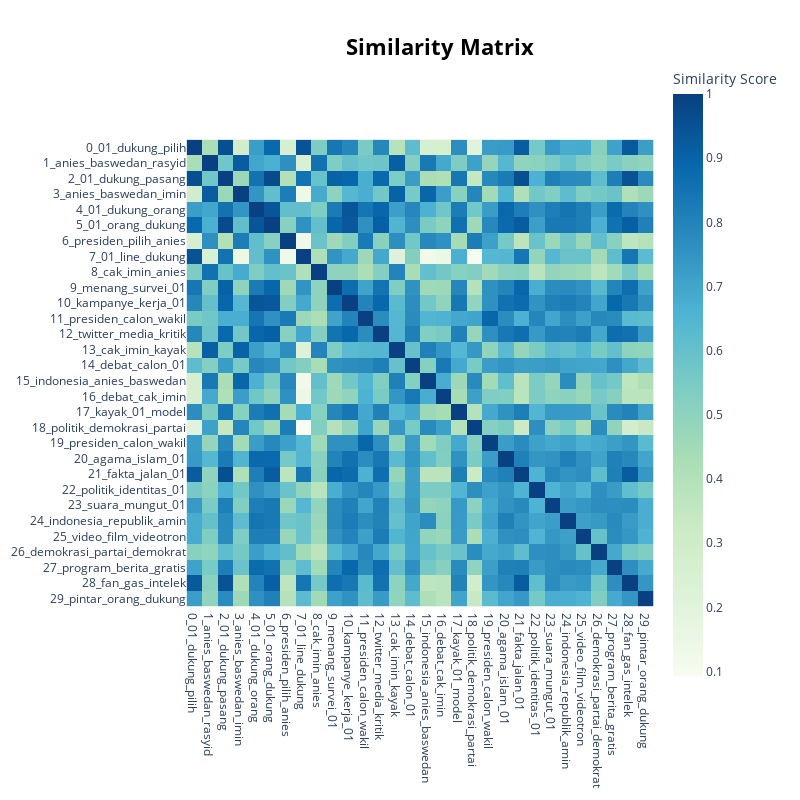

Here is the notebook cell this chart was saved with:
### Code cell
# Topic summary table
topic_info = topic_model_kmeans.get_topic_info()
print(topic_info)

# Interactive visualizations
topic_model_kmeans.visualize_topics()
topic_model_kmeans.visualize_barchart(top_n_topics=10)
topic_model_kmeans.visualize_heatmap()

### Figure 1 — Plotly figure (JSON) as saved in the notebook; plotly's stock layout.template omitted (floating-point values rounded to 4 significant figures; data arrays with more than 128 entries replaced by an {"elided": "..."} marker saying what was removed)
{"data": [{"coloraxis": "coloraxis", "hovertemplate": "x: %{x}<br>y: %{y}<br>Similarity Score: %{z}<extra></extra>", "name": "0", "type": "heatmap", "x": ["0_01_dukung_pilih", "1_anies_baswedan_rasyid", "2_01_dukung_pasang", "3_anies_baswedan_imin", "4_01_dukung_orang", "5_01_orang_dukung", "6_presiden_pilih_anies", "7_01_line_dukung", "8_cak_imin_anies", "9_menang_survei_01", "10_kampanye_kerja_01", "11_presiden_calon_wakil", "12_twitter_media_kritik", "13_cak_imin_kayak", "14_debat_calon_01", "15_indonesia_anies_baswedan", "16_debat_cak_imin", "17_kayak_01_model", "18_politik_demokrasi_partai", "19_presiden_calon_wakil", "20_agama_islam_01", "21_fakta_jalan_01", "22_politik_identitas_01", "23_suara_mungut_01", "24_indonesia_republik_amin", "25_video_film_videotron", "26_demokrasi_partai_demokrat", "27_program_berita_gratis", "28_fan_gas_intelek", "29_pintar_orang_dukung"], "xaxis": "x", "y": ["0_01_dukung_pilih", "1_anies_baswedan_rasyid", "2_01_dukung_pasang", "3_anies_baswedan_imin", "4_01_dukung_orang", "5_01_orang_dukung", "6_presiden_pilih_anies", "7_01_line_dukung", "8_cak_imin_anies", "9_menang_survei_01", "10_kampanye_kerja_01", "11_presiden_calon_wakil", "12_twitter_media_kritik", "13_cak_imin_kayak", "14_debat_calon_01", "15_indonesia_anies_baswedan", "16_debat_cak_imin", "17_kayak_01_model", "18_politik_demokrasi_partai", "19_presiden_calon_wakil", "20_agama_islam_01", "21_fakta_jalan_01", "22_politik_identitas_01", "23_suara_mungut_01", "24_indonesia_republik_amin", "25_video_film_videotron", "26_demokrasi_partai_demokrat", "27_program_berita_gratis", "28_fan_gas_intelek", "29_pintar_orang_dukung"], "yaxis": "y", "z": {"elided": "30x30 float values"}}], "layout": {"coloraxis": {"colorbar": {"title": {"text": "Similarity Score"}}, "colorscale": [[0, "rgb(247,252,240)"], [0.125, "rgb(224,243,219)"], [0.25, "rgb(204,235,197)"], [0.375, "rgb(168,221,181)"], [0.5, "rgb(123,204,196)"], [0.625, "rgb(78,179,211)"], [0.75, "rgb(43,140,190)"], [0.875, "rgb(8,104,172)"], [1, "rgb(8,64,129)"]]}, "height": 800, "hoverlabel": {"bgcolor": "white", "font": {"family": "Rockwell", "size": 16}}, "legend": {"title": {"text": "Trend"}}, "margin": {"t": 60}, "showlegend": true, "title": {"font": {"color": "Black", "size": 22}, "text": "<b>Similarity Matrix</b>", "x": 0.55, "xanchor": "center", "y": 0.95, "yanchor": "top"}, "width": 800, "xaxis": {"anchor": "y", "constrain": "domain", "domain": [0, 1], "scaleanchor": "y"}, "yaxis": {"anchor": "x", "autorange": "reversed", "constrain": "domain", "domain": [0, 1]}}}
